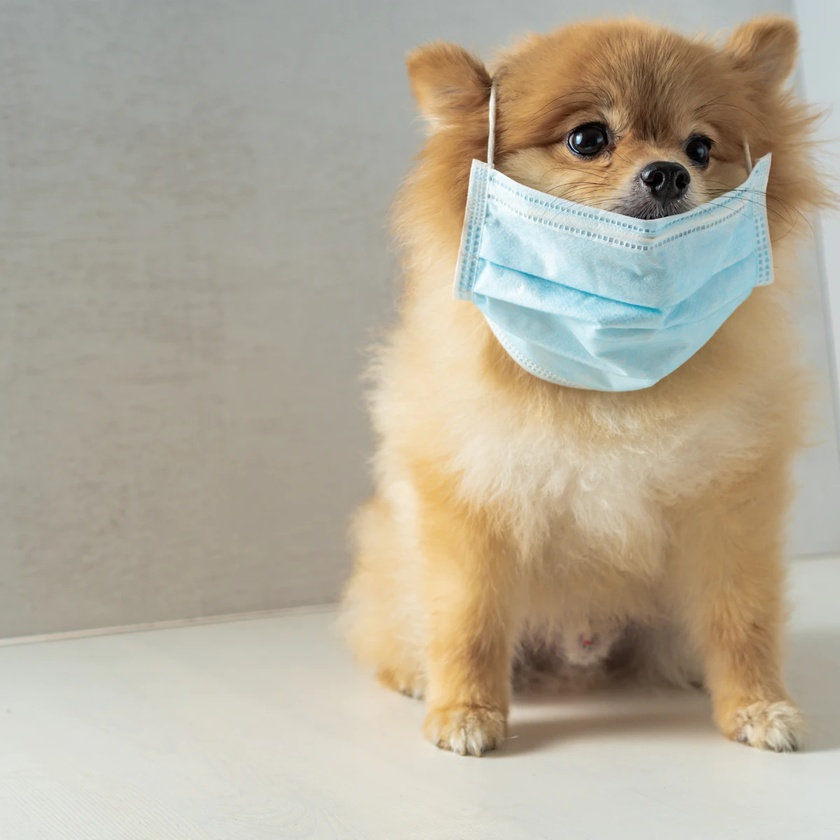
//> input picture images/cute-dog.jpg, 840 x 840 px, shrunk from 1200 x 1200 before the run
$ ./BasicThreshold   (built with g++ and OpenCV 4)
//> lines starting //> are read from the running program, lines starting //| are printed output that depends on the picture
#include <opencv2/core.hpp>
#include <opencv2/imgproc.hpp>
#include <opencv2/imgcodecs.hpp>
#include <opencv2/highgui.hpp>
#include <iostream>


using namespace std;
using namespace cv;


int threshold_value = 0;
int threshold_type = 3;
int const max_value = 255;
int const max_type = 4;
int const max_binary_value = 255;
cv::Mat src, src_gray, dst;
const char *window_name = "Threshold Demo";
const char *trackbar_type = "Type: \n 0: Binary \n 1: Binary Inverted \n 2: Truncate \n 3: To Zero \n 4: To Zero Inverted";
const char *trackbar_value = "Value";

static void Threshold_Demo(int, void *) {
    cv::threshold(src_gray, dst, threshold_value, max_binary_value, threshold_type);
    cv::imshow(window_name, dst);
}

int main(int argc, char *argv) {

    src = cv::imread("./images/cute-dog.jpg", cv::IMREAD_COLOR);
//> src is the input picture: 840 rows x 840 cols, CV_8UC3; mean B, G, R 153.9, 171.5, 180.1

    if (src.empty()) {
        return -1;
    }

    // convert the image to gray
    cv::cvtColor(src, src_gray, cv::COLOR_BGR2GRAY);
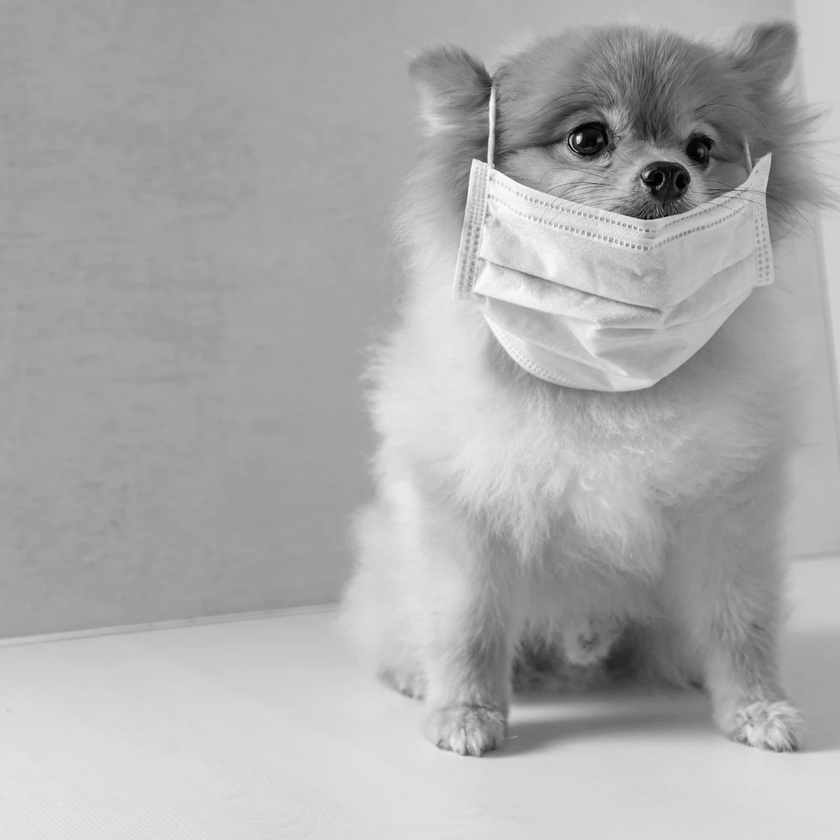
//> src_gray: 840 rows x 840 cols, CV_8UC1; min 0, max 253, mean 172.1

    // create a window to display results
    cv::namedWindow(window_name, cv::WINDOW_AUTOSIZE);

    // create a trackerbar to choose type of the Threshold
    cv::createTrackbar(trackbar_type,
                       window_name,
                       &threshold_type,
                       max_type, Threshold_Demo);


    // create a trackerbar to choose Threshold value
    cv::createTrackbar(trackbar_value,
                       window_name,
                       &threshold_value,
                       max_value,
                       Threshold_Demo);
//> slider 'Value' is set to 85

    Threshold_Demo(0, 0);
//> in Threshold_Demo, `cv::threshold(src_gray, dst, threshold_value, max_binary_value, thresh..`:
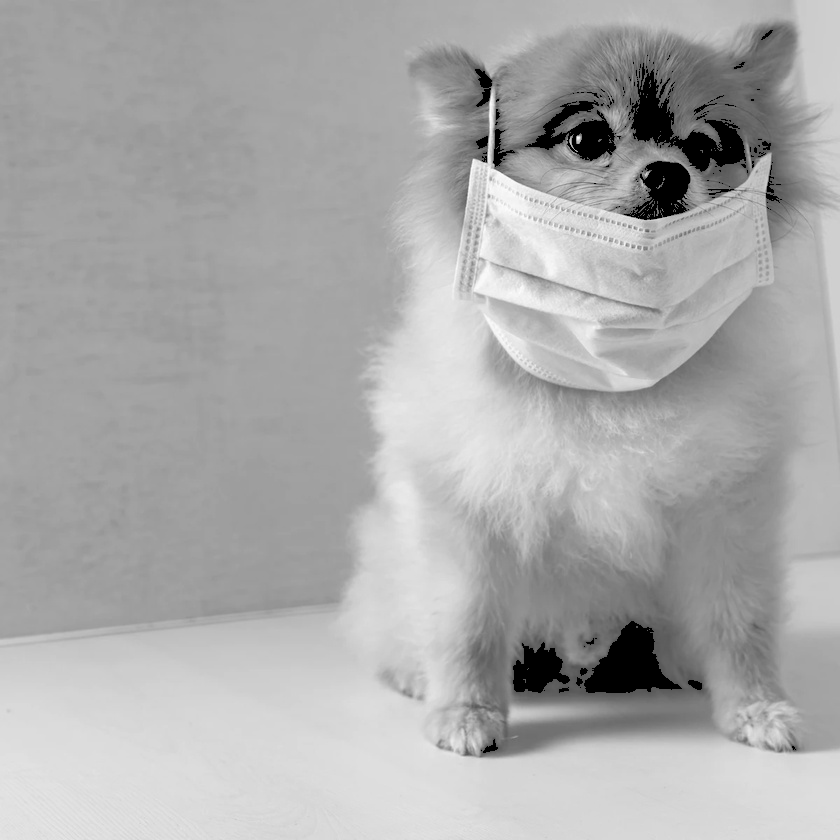
//> dst: 840 rows x 840 cols, CV_8UC1; min 0, max 253, mean 170.7
    cv::waitKey(0);
    return 0;
}
